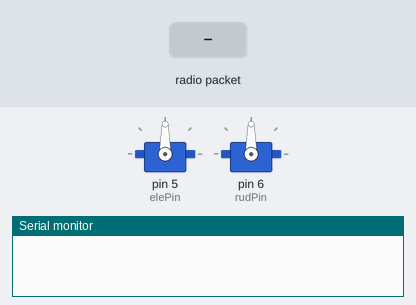
A sketch run on a simulated Arduino Uno, built with avr-gcc and run on an emulated ATmega328P. On the bench: 2 × servo, the last lines printed to the serial monitor. The test bench sets the inputs (shaded band). No radio packets arrive unless stated.

Above: at 1.2 s.
1.3 s: radio packet "1" arrives
At 2.7 s:
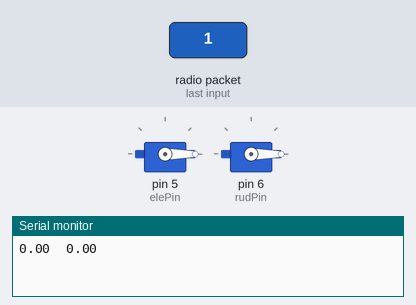
Timing chart, 0 to 4.3 s (numbered marks = the images above; inputs shaded):
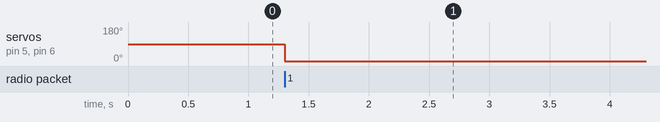

Measured:
- after the input at 1.3 s, servo on pin 5 (elePin), servo on pin 6 (rudPin): 90° → 0° at once

The sketch:

Pod.ino
```cpp
#include <Arduino.h>
#include <RF24.h>
#include <SPI.h>
#include <Servo.h>
#include <nRF24L01.h>

// Radio
#define radioCE 9
#define radioCSN 8
#define radioINT 25
#define PACKAGE_SIZE 8
#define ACK_PAYLOAD_SIZE 2

Servo servoEle, servoRud;

int elePin = 5;
int rudPin = 6;	 //Pins 5 and 6 for pod board

float eleAngle, rudAngle;

RF24 radio(radioCE, radioCSN);
uint8_t address[][6] = {"CRASH", "Poddd"};
byte package[PACKAGE_SIZE];
byte ackPayload[ACK_PAYLOAD_SIZE] = "E";

float rud, ele;

void setup()
{
	Serial.begin(115200);

	// Radio is not responding -> turn on warning LED
	if (!radio.begin())
	{
		digitalWrite(4, HIGH);
	}

	//! For some reason, higher values lead to greater packet loss
	//! RF24_PA_LOW isn't powerful enough for consistent packets
	// From 0 to 3
	radio.setPALevel(1);

	// Set up ack payloads
	radio.enableDynamicPayloads();
	radio.enableAckPayload();

	// Set up pipes
	radio.openWritingPipe(address[1]);
	radio.openReadingPipe(1, address[0]);

	// setup the ACK payload & load the first response into the FIFO
	// memcpy(ackPayload, "E", 2);	 // set the payload message
	// load the payload for the first received transmission on pipe 0
	radio.writeAckPayload(1, &ackPayload, sizeof(ackPayload));

	// Put radio in RX mode
	radio.startListening();

	servoEle.attach(elePin);
	servoRud.attach(rudPin);
}
void loop()
{
	uint8_t pipe;
	if (radio.available(&pipe))
	{  // is there a payload? get the pipe number that recieved it
		uint8_t bytes = radio.getDynamicPayloadSize();	// get the size of the payload
		char received[8];
		radio.read(&package, sizeof(package));	// get incoming payload

		memcpy(&ele, package + 0, 4);
		memcpy(&rud, package + 4, 4);

		servoEle.write(ele);
		servoRud.write(rud);

		Serial.print(ele);
		Serial.print("\t");
		Serial.print(rud);
		Serial.print("\n");

		// load the payload for the first received transmission on pipe 0
		radio.writeAckPayload(1, &ackPayload, sizeof(ackPayload));
	}
}
```
